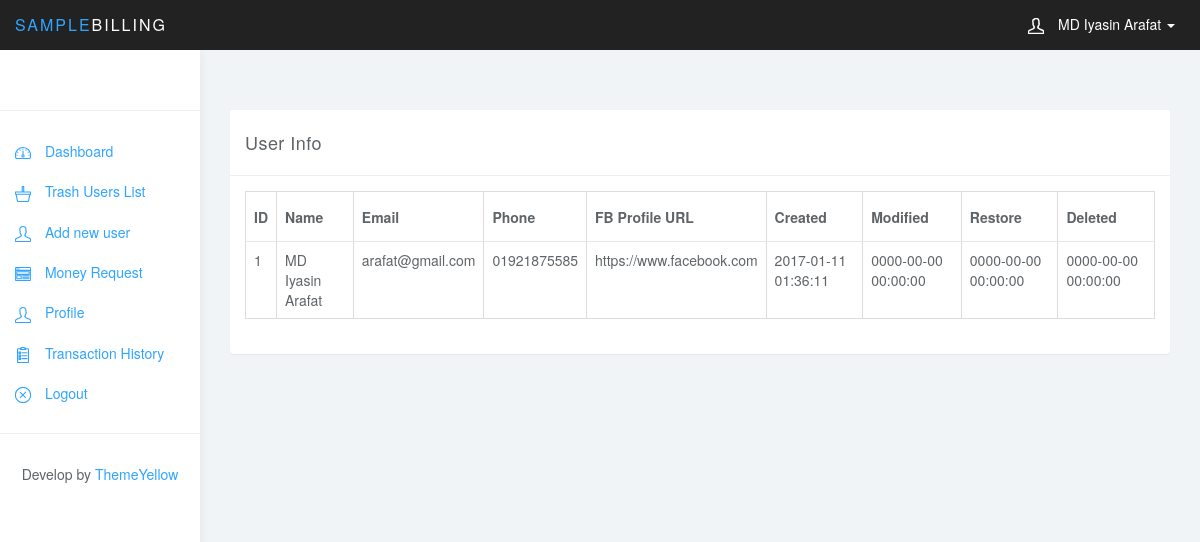
Page /views/show.php?id=587537ab98cd9 (signed in) on the committed database.
### tables this page shows
CREATE TABLE `user_table` (
  `id` int(11) NOT NULL,
  `unique_id` varchar(255) NOT NULL,
  `name` varchar(255) NOT NULL,
  `password` varchar(255) NOT NULL,
  `email` varchar(255) NOT NULL,
  `phone` varchar(255) NOT NULL,
  `fb_profile_url` varchar(255) NOT NULL,
  `is_admin` int(11) NOT NULL,
  `is_delete` int(11) NOT NULL,
  `created` datetime NOT NULL,
  `modified` datetime NOT NULL,
  `restore` datetime NOT NULL,
  `deleted` datetime NOT NULL
);

### src/SampleBilling.php (called while the page is built, shortened)
<?php
class SampleBilling
{
    protected $id;
    public $con;
    public function __construct()
    {
        $this->con = new PDO('mysql:host=localhost;dbname=SampleBilling', "root", "");
    }
    public function prepare($data)
    {
        if (!empty($data['id'])) {
            $this->id = $data['id'];
        }
    }
    public function show()
    {
        try {
            $qur = "SELECT * FROM user_table WHERE unique_id=" . "'" . $this->id . "'";
            $query = $this->con->prepare($qur);
            $query->execute();
            $row = $query->fetch(PDO::FETCH_ASSOC);
            return $row;
        } catch (PDOException $e) {
            echo 'Error: ' . $e->getMessage();
        }
    }
}

### views/show.php (the view, shortened to what this page needs)
<?
include_once "../src/SampleBilling.php";
$obj = new SampleBilling();
$obj->loginCheck();
$obj->prepare($_GET);
$onedata = $obj->show();
include_once "header.php";
include_once "navbar.php";
include_once "sidebar.php";
?>
<div class="col-sm-9 col-sm-offset-3 col-lg-10 col-lg-offset-2 main">
    <div class="row mtb60">
        <div class="col-lg-12">
            <div class="panel panel-default">
                <div class="panel-heading">User Info</div>
                <div class="panel-body">
                    <div class="row">
                        <div class="col-md-12">
                            <div class="table-responsive">
                                <table class="table table-bordered table-hover">
                                    <thead>
                                    <tr>
                                        <th>ID</th>
                                        <th>Name</th>
                                        <th>Email</th>
                                        <th>Phone</th>
                                        <th>FB Profile URL</th>
                                        <th>Created</th>
                                        <th>Modified</th>
                                        <th>Restore</th>
                                        <th>Deleted</th>
                                    </tr>
                                    </thead>
                                    <tbody>
                                        <tr>
                                            <td><?php echo $onedata['id']; ?></td>
                                            <td><?php echo $onedata['name'] ?></td>
                                            <td><?php echo $onedata['email'] ?></td>
                                            <td><?php echo $onedata['phone'] ?></td>
                                            <td><?php echo $onedata['fb_profile_url'] ?></td>
                                            <td><?php echo $onedata['created'] ?></td>
                                            <td><?php echo $onedata['modified'] ?></td>
                                            <td><?php echo $onedata['restore'] ?></td>
                                            <td><?php echo $onedata['deleted'] ?></td>
                                        </tr>
                                    </tbody>
                                </table>
                            </div>
                        </div>
                    </div>
                </div>
            </div>
        </div>
    </div>
</div>
<?
include_once "footer.php"
?>

### views/css/styles.css (style rules this page uses)
body { background: #f1f4f7; padding-top: 50px; color: #5f6468; }
.panel { border: 0; }
.panel-heading { font-size: 18px; font-weight: 300; letter-spacing: 0.025em; height: 66px; line-height: 45px; }
.panel-default .panel-heading { background: #fff; border-bottom: 1px solid #eee; color: #5f6468; }
.table { background: #fff; }
.table>thead>tr>th { border-bottom: 1px solid #e6e7e8; vertical-align: middle; height: 50px; }

### views/css/custom.css (style rules this page uses)
.mtb60 { margin: 60px 0; }

### rows in the picture
user_table: id "1", name "MD Iyasin Arafat", email "arafat@gmail.com", phone "01921875585", fb_profile_url "https://www.facebook.com", created "2017-01-11 01:36:11", modified "0000-00-00 00:00:00", restore "0000-00-00 00:00:00", deleted "0000-00-00 00:00:00"

### other values in the picture
$_SESSION['acc_data']['name'] "MD Iyasin Arafat"
